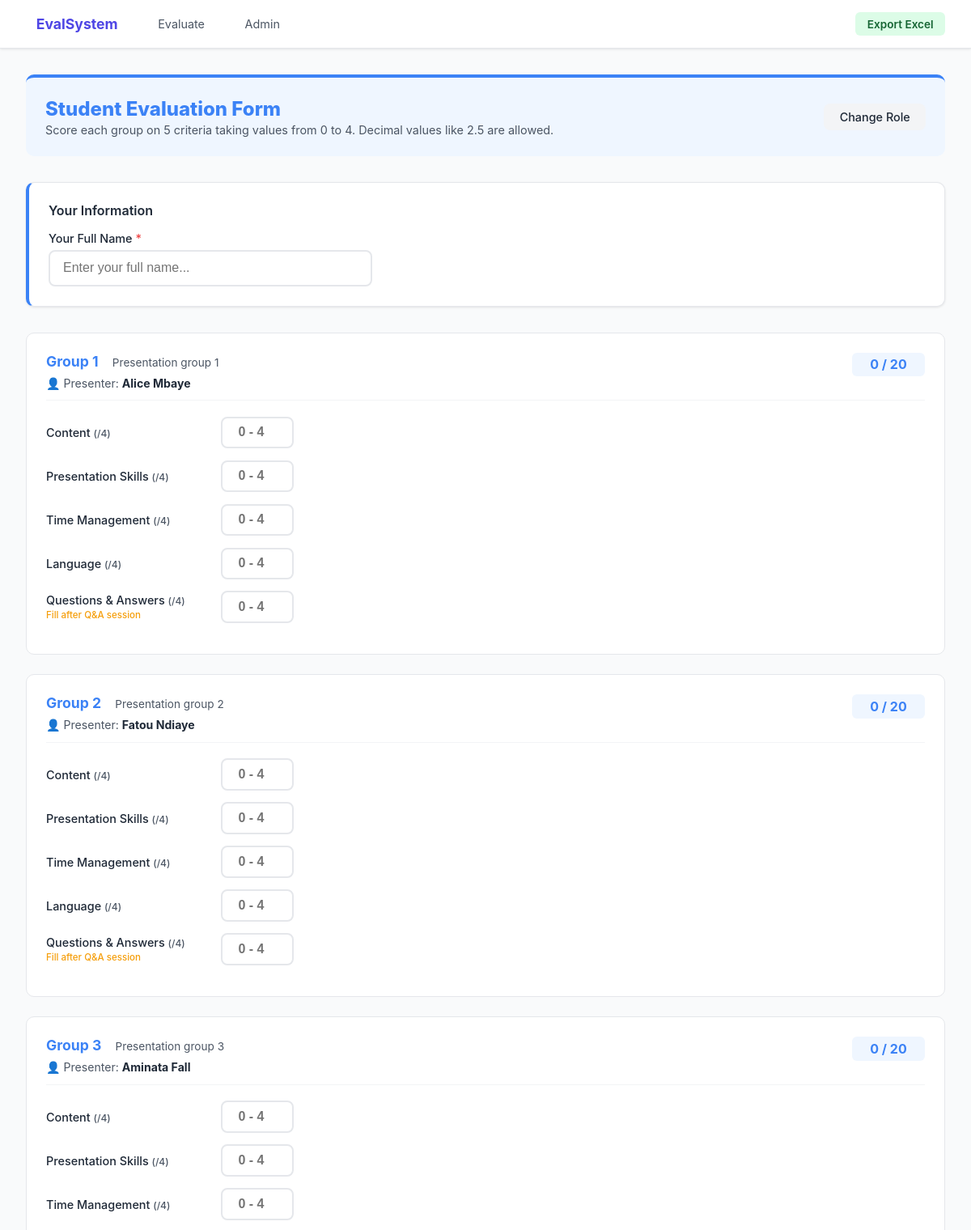
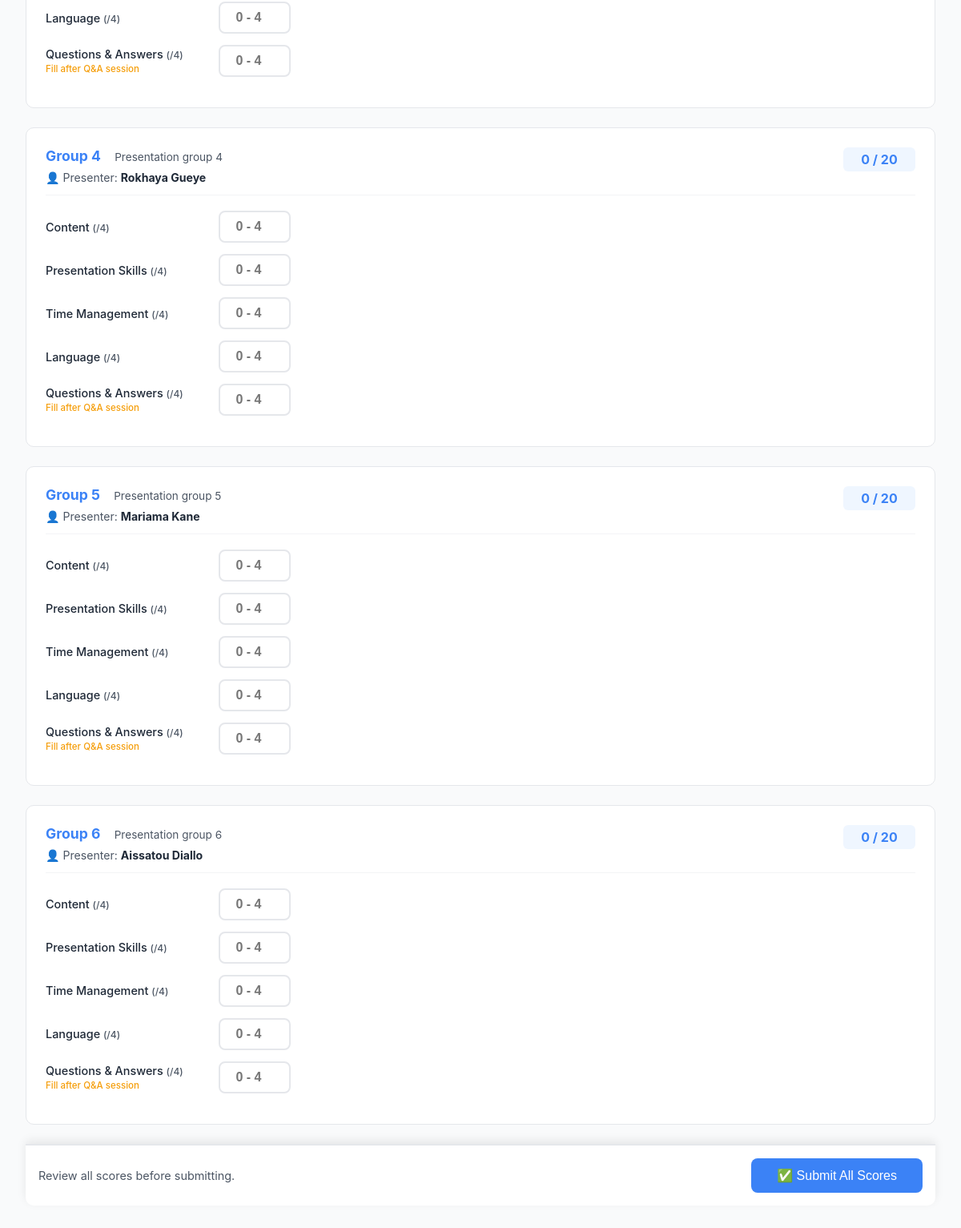
Page /evaluate/student/ on the committed database (2 pictures, top to bottom).
### evaluations/models.py (models this page shows, shortened)
class Group(models.Model):
    name = models.CharField(max_length=100)
    description = models.TextField(blank=True)
    created_at = models.DateTimeField(auto_now_add=True)
    class Meta:
        ordering = ['name']

class Presenter(models.Model):
    group = models.ForeignKey(Group, on_delete=models.CASCADE, related_name='presenters')
    name = models.CharField(max_length=150)
    order = models.PositiveIntegerField(default=0, help_text="Display order within group")
    class Meta:
        ordering = ['group', 'order', 'name']
        unique_together = ('group', 'name')

### evaluations/views.py (the view, shortened to what this page needs)
# urls.py: path('evaluate/<str:role>/', views.eval_form, name='eval_form'),
def eval_form(request, role):
    if role not in ('student', 'tutor', 'invited'):
        return redirect('eval_landing')
    config = WeightConfig.get_active()
    if role in ('tutor', 'invited') and not is_authenticated(request, role):
        return redirect('eval_password', role=role)
    groups = Group.objects.prefetch_related('presenters').all()
    return render(request, 'evaluations/eval_form.html', {
        'groups': groups, 'role': role,
        'role_label': {'student': 'Student', 'tutor': 'Tutor', 'invited': 'Invited Evaluator'}[role],
        'config': config,
        'criteria': CRITERIA,
    })

### evaluations/models.py (called while the page is built)
    @classmethod
    def get_active(cls):
        return cls.objects.filter(is_active=True).first()

### evaluations/templates/evaluations/eval_form.html (shortened to what this page needs)
{% extends "evaluations/base.html" %}
{% block content %}
{% if role == 'student' %}{% with accent="var(--student)" accent_hex="#3b82f6" bg_light="#eff6ff" %}{% include "evaluations/_eval_form_inner.html" %}{% endwith %}
{% elif role == 'tutor' %}{% with accent="var(--tutor)" accent_hex="#10b981" bg_light="#f0fdf4" %}{% include "evaluations/_eval_form_inner.html" %}{% endwith %}
{% else %}{% with accent="var(--invited)" accent_hex="#8b5cf6" bg_light="#f5f3ff" %}{% include "evaluations/_eval_form_inner.html" %}{% endwith %}
{% endif %}
{% endblock %}

### evaluations/templates/evaluations/_eval_form_inner.html (shortened to what this page needs)
<div style="--accent-hex:{{ accent_hex }};">
<div style="border-top:4px solid {{ accent }}; background:{{ bg_light }}; border-radius:10px; padding:1.5rem; margin-bottom:2rem; display:flex; justify-content:space-between; align-items:center; flex-wrap:wrap; gap:1rem;">
  <div>
    <div style="font-size:1.5rem; font-weight:800; color:{{ accent }};">{{ role_label }} Evaluation Form</div>
    <div style="font-size:.9rem; color:var(--gray-600); margin-top:.2rem;">Score each group on 5 criteria taking values from 0 to 4. Decimal values like 2.5 are allowed.</div>
  </div>
  <a href="/evaluate/" class="btn btn-secondary">Change Role</a>
</div>
<form method="post">
<div class="card" style="margin-bottom:2rem; border-left:4px solid {{ accent }};">
  <div class="card-title">Your Information</div>
  <label style="display:block; font-weight:500; margin-bottom:6px; font-size:.9rem;">Your Full Name <span style="color:var(--danger)">*</span></label>
  <input type="text" name="evaluator_name" required autofocus placeholder="Enter your full name..."
         style="width:100%; max-width:400px; padding:.7rem 1rem; border:2px solid var(--gray-200); border-radius:8px; font-size:1rem; outline:none;"
         onfocus="this.style.borderColor='{{ accent_hex }}'" onblur="this.style.borderColor='var(--gray-200)'">
</div>
{% for group in groups %}
<div class="group-card">
  <div style="display:flex; justify-content:space-between; align-items:flex-start; margin-bottom:1.2rem; padding-bottom:.8rem; border-bottom:1px solid var(--gray-100);">
    <div>
      <span style="font-size:1.1rem; font-weight:700; color:{{ accent }};">{{ group.name }}</span>
      {% if group.description %}<span style="font-size:.85rem; color:var(--gray-600); margin-left:.8rem;">{{ group.description }}</span>{% endif %}
      {% with presenters=group.presenters.all %}
      {% if presenters %}
      <div style="margin-top:.5rem; font-size:.88rem;">
        <span style="color:var(--gray-600);">👤 Presenter{% if presenters|length > 1 %}s{% endif %}:</span>
        {% for p in presenters %}<strong style="color:var(--gray-800);">{{ p.name }}</strong>{% if not forloop.last %}, {% endif %}{% endfor %}
      </div>
      {% endif %}
      {% endwith %}
    </div>
    <div id="total_{{ group.pk }}" style="font-size:1rem; font-weight:700; color:{{ accent }}; background:{{ bg_light }}; padding:.3rem .9rem; border-radius:6px; white-space:nowrap; min-width:90px; text-align:center;">
      0 / 20
    </div>
  </div>
  {% for field_name, label in criteria %}
  <div class="criteria-row">
    <div class="criteria-label">
      {{ label }} <span style="font-size:.75rem; color:var(--gray-600);">(/4)</span>
      {% if field_name == 'questions_answers' %}<br><small style="color:var(--warning); font-size:.72rem;"> Fill after Q&A session</small>{% endif %}
    </div>
    <div style="display:flex; align-items:center; gap:.5rem; flex-wrap:wrap;">
      <input type="number"
             name="group_{{ group.pk }}_{{ field_name }}"
             id="inp_{{ group.pk }}_{{ field_name }}"
             min="0" max="4" step="0.5"
             placeholder="0 - 4"
             oninput="updateTotal({{ group.pk }})"
             style="width:90px; padding:.55rem .75rem; border:2px solid var(--gray-200); border-radius:8px; font-size:1rem; font-weight:600; outline:none; text-align:center;"
             onfocus="this.style.borderColor='{{ accent_hex }}'" onblur="this.style.borderColor='var(--gray-200)'">
    </div>
  </div>
  {% endfor %}
</div>
{% endfor %}
<div style="position:sticky; bottom:0; background:white; border-top:2px solid var(--gray-200); padding:1rem; margin-top:1rem; display:flex; justify-content:space-between; align-items:center; box-shadow:0 -4px 12px rgba(0,0,0,.08); border-radius:0 0 10px 10px;">
  <div style="font-size:.9rem; color:var(--gray-600);">Review all scores before submitting.</div>
  <button type="submit" class="btn btn-primary" style="background:{{ accent }}; padding:.75rem 2rem; font-size:1rem;">✅ Submit All Scores</button>
</div>
</form>
</div>

### evaluations/templates/evaluations/base.html (style rules this page uses)
*, *::before, *::after { box-sizing: border-box; margin: 0; padding: 0; }
:root { --primary:#4f46e5; --primary-light:#eef2ff; --student:#3b82f6; --tutor:#10b981; --invited:#8b5cf6; --success:#22c55e; --warning:#f59e0b; --danger:#ef4444; --gray-50:#f9fafb; --gray-100:#f3f4f6; --gray-200:#e5e7eb; --gray-600:#4b5563; --gray-800:#1f2937; --gray-900:#111827; --radius:10px; --shadow:0 1px 3px rgba(0,0,0,.1); }
body { font-family:'Inter',system-ui,sans-serif; background:var(--gray-50); color:var(--gray-800); }
.card { background:white; border-radius:var(--radius); border:1px solid var(--gray-200); padding:1.5rem; box-shadow:var(--shadow); }
.card-title { font-weight:600; font-size:1rem; margin-bottom:1rem; }
.btn { display:inline-flex; align-items:center; gap:.4rem; padding:.5rem 1.2rem; border-radius:8px; font-size:.9rem; font-weight:500; cursor:pointer; text-decoration:none; border:none; transition:all .2s; }
.btn-primary { background:var(--primary); color:white; }
.btn-secondary { background:var(--gray-100); color:var(--gray-800); }

### evaluations/templates/evaluations/eval_form.html (style rules this page uses)
.group-card { border:1px solid var(--gray-200); border-radius:10px; padding:1.5rem; margin-bottom:1.5rem; background:white; transition:border .2s; }
.criteria-row { display:grid; grid-template-columns:200px 1fr; align-items:center; gap:1rem; margin-bottom:.9rem; }
.criteria-label { font-size:.9rem; font-weight:500; }

### rows in the picture
Group: name "Group 1", description "Presentation group 1", criteria "Content" "Presentation Skills" "Time Management" "Language" "Questions & Answers"
Presenter: name "Alice Mbaye"
Group: name "Group 2", description "Presentation group 2", criteria "Content" "Presentation Skills" "Time Management" "Language" "Questions & Answers"
Presenter: name "Fatou Ndiaye"
Group: name "Group 3", description "Presentation group 3", criteria "Content" "Presentation Skills" "Time Management" "Language" "Questions & Answers"
Presenter: name "Aminata Fall"
Group: name "Group 4", description "Presentation group 4", criteria "Content" "Presentation Skills" "Time Management" "Language" "Questions & Answers"
Presenter: name "Rokhaya Gueye"
Group: name "Group 5", description "Presentation group 5", criteria "Content" "Presentation Skills" "Time Management" "Language" "Questions & Answers"
Presenter: name "Mariama Kane"
Group: name "Group 6", description "Presentation group 6", criteria "Content" "Presentation Skills" "Time Management" "Language" "Questions & Answers"
Presenter: name "Aissatou Diallo"

### other values in the picture
{{ role_label }} "Student"
